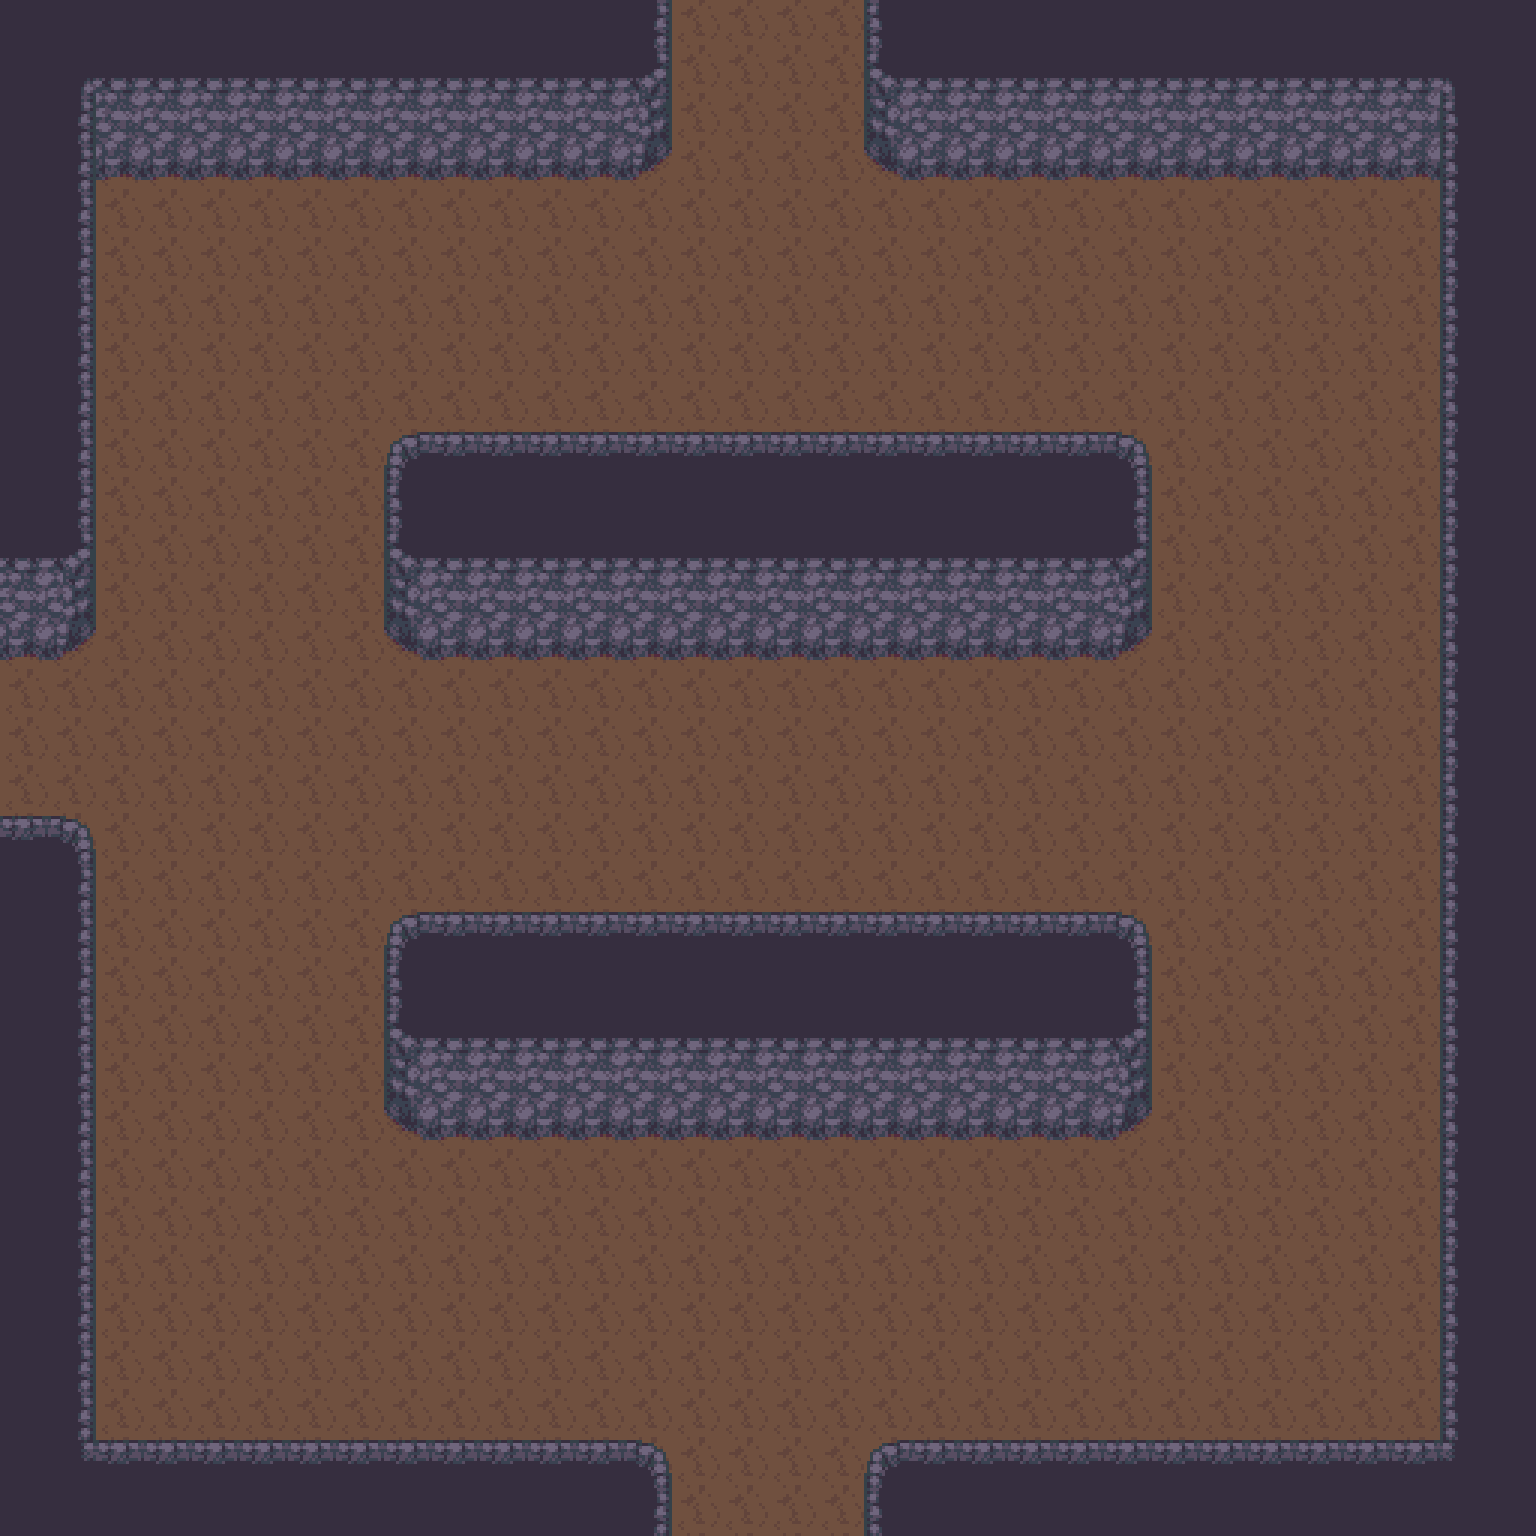

Below is a game level as drawn by its tile map, then a one-line description and the .tmx that defines it (tile-layer data replaced by summaries):
An orthogonal 32x32 tile map with 48x48 px tiles, 2 tile layers (Floor, Furnishing) and 2 objects.

<map version="1.2" tiledversion="1.3.4" orientation="orthogonal" renderorder="right-down" width="32" height="32" tilewidth="48" tileheight="48" infinite="0" nextlayerid="4" nextobjectid="5">
 <tileset firstgid="1" source="Cave.tsx" />
 <layer id="2" name="Floor" width="32" height="32">
  <data>[1024 cells, 1024 non-empty, 1 distinct tile ids]</data>
 </layer>
 <layer id="1" name="Furnishing" width="32" height="32">
  <data>[1024 cells, 426 non-empty, 19 distinct tile ids]</data>
 </layer>
 <objectgroup id="3" name="Props">
  <object id="3" gid="235" x="960" y="864" width="48" height="48">
   <properties>
    <property name="I" value="[ChestSpawn]" />
   </properties>
  </object>
  <object id="4" gid="235" x="528" y="768" width="48" height="48">
   <properties>
    <property name="I" value="[ChestSpawn]" />
   </properties>
  </object>
 </objectgroup>
</map>
